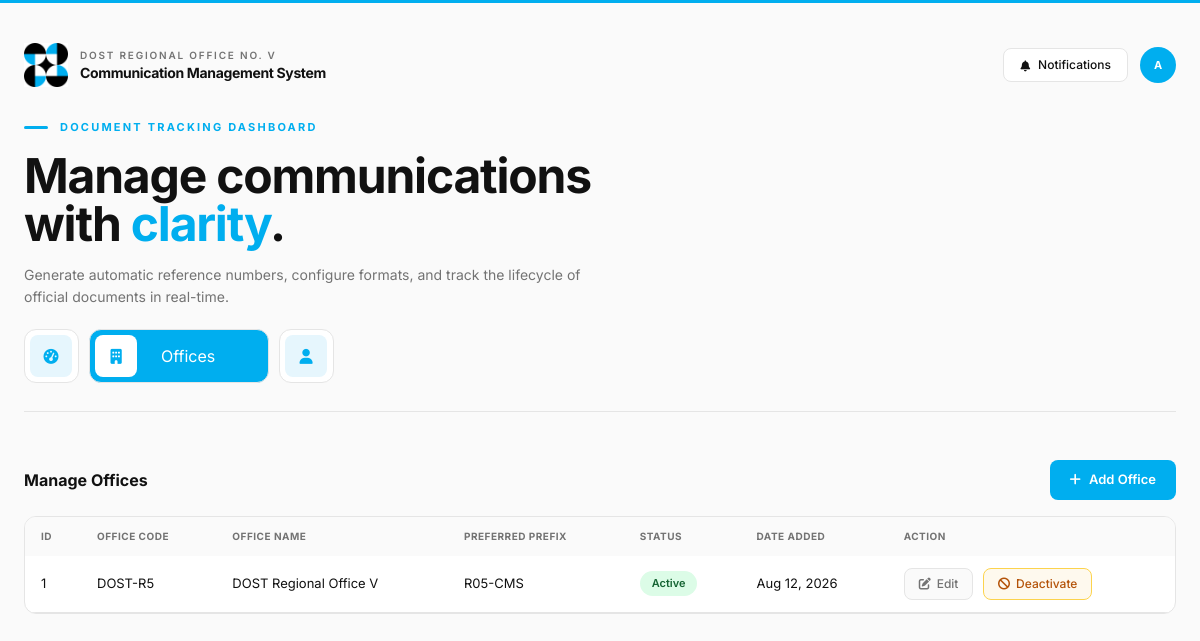
The app's page /offices.php (signed in) with its own data.
### tables this page shows
CREATE TABLE `offices` (
  `office_id` int(11) NOT NULL,
  `office_code` varchar(20) NOT NULL,
  `office_name` varchar(100) NOT NULL,
  `preferred_prefix` varchar(50) NOT NULL DEFAULT '',
  `status` enum('active','inactive') NOT NULL DEFAULT 'active',
  `created_at` timestamp NOT NULL DEFAULT current_timestamp()
);

### offices.php (the view, shortened to what this page needs)
<?php
include('config/db.php');
$result = $conn->query("SELECT office_id, office_code, office_name, preferred_prefix, status, created_at FROM offices ORDER BY office_code ASC");
?>
<!DOCTYPE html>
<html lang="en">
<head>
  <script src="https://cdn.tailwindcss.com"></script>
  <link rel="stylesheet" href="https://cdnjs.cloudflare.com/ajax/libs/font-awesome/6.4.0/css/all.min.css">
  <link rel="stylesheet" href="css/document.css">
</head>
<body>
  <div class="relative max-w-7xl mx-auto px-4 sm:px-6 py-6 sm:py-10">
<?php include('inc/header.php'); ?>
	<div class="table-section">
	  <div class="table-header">
		<h2 class="text-base font-bold">Manage Offices</h2>
		<a href="add-office.php" class="button-link"><i class="fa-solid fa-plus"></i> Add Office</a>
	  </div>
	  <div class="flat-card overflow-hidden">
		<div class="overflow-x-auto">
		<table class="user-table">
		<thead>
			<tr>
				<th>ID</th>
				<th>Office Code</th>
				<th>Office Name</th>
				<th>Preferred Prefix</th>
				<th>Status</th>
				<th>Date Added</th>
				<th>Action</th>
			</tr>
		</thead>
		<tbody>
			<?php while ($row = $result->fetch_assoc()): ?>
			<tr>
				<td><?= htmlspecialchars($row['office_id']) ?></td>
				<td><?= htmlspecialchars($row['office_code']) ?></td>
				<td><?= htmlspecialchars($row['office_name']) ?></td>
				<td><?= htmlspecialchars($row['preferred_prefix']) ?></td>
				<td><?php if ($row['status'] === 'active'): ?>
				<span class="status-active">Active</span>
				<?php else: ?>
				<span class="status-inactive">Inactive</span>
				<?php endif; ?>
				</td>
				<td><?= date("M d, Y", strtotime($row['created_at'])) ?></td>
				<td>
					<a href="edit-office.php?office_id=<?= $row['office_id'] ?>" class="btn-edit">
						<i class="fa-solid fa-pen-to-square"></i> Edit
					</a>
					<?php if ($row['status'] === 'active'): ?>
					<form method="POST" action="offices.php" class="btn-delete-form" onsubmit="return confirm('Deactivate this office? It cannot be assigned to new users.');">
						<button type="submit" class="btn-delete" style="background:#FEF9EE;color:#B45309;border-color:#FCD34D;">
							<i class="fa-solid fa-ban"></i> Deactivate
						</button>
					</form>
					<?php endif; ?>
				</td>
			</tr>
			<?php endwhile; ?>
			</tbody>
		</table>
		</div>
	  </div>
	</div>
</body>
</html>

### css/document.css (style rules this page uses)
:root { --bg: #fafafa; --surface: #FFFFFF; --ink: #111111; --muted: #737373; --line: #E5E5E5; --accent: #00aeef; --accent-hover: #0088BB; --accent-soft: #E6F6FD; --amber: #B45309; --amber-soft: #FEF9EE; --green: #15803D; --green-soft: #ECFDF5; --radius: 12px; --radius-sm: 8px; }
* { -webkit-font-smoothing: antialiased; box-sizing: border-box; margin: 0; padding: 0; }
body { font-family: 'Gotham', 'Inter', ui-sans-serif, system-ui, sans-serif; background: var(--bg); color: var(--ink); min-height: 100vh; }
.status-active { background: #DCFCE7; color: #166534; padding: 4px 12px; border-radius: 999px; font-size: 11px; font-weight: 600; display: inline-flex; align-items: center; gap: 6px; }
.flat-card { background: var(--surface); border: 1px solid var(--line); border-radius: var(--radius); transition: border-color 0.2s ease; }
.user-table { width: 100%; border-collapse: collapse; font-size: 13px; }
.user-table thead tr { text-align: left; font-size: 10px; text-transform: uppercase; letter-spacing: 0.05em; color: var(--muted); font-weight: 700; background: var(--bg); }
.user-table th { padding: 12px 16px; }
.user-table td { padding: 12px 16px; border-bottom: 1px solid var(--line); }
.user-table tbody tr { transition: background-color 0.15s ease; }
.table-section { margin-top: 20px; }
.table-section .table-header { display: flex; align-items: center; justify-content: space-between; margin-bottom: 16px; }
.button-link { display: inline-flex; align-items: center; gap: 8px; padding: 10px 20px; background: var(--accent); color: #fff; border: none; border-radius: var(--radius-sm); font-family: inherit; font-size: 13px; font-weight: 600; text-decoration: none; cursor: pointer; transition: background 0.2s ease, transform 0.1s ease; }
.btn-edit { display: inline-flex; align-items: center; gap: 6px; padding: 6px 14px; background: var(--bg); color: var(--muted); border: 1px solid var(--line); border-radius: var(--radius-sm); font-family: inherit; font-size: 12px; font-weight: 500; text-decoration: none; cursor: pointer; transition: all 0.2s ease; }
.btn-delete-form { display: inline-flex; margin-left: 6px; }
.btn-delete { display: inline-flex; align-items: center; gap: 6px; padding: 6px 14px; background: #FEE2E2; color: #B91C1C; border: 1px solid #FCA5A5; border-radius: var(--radius-sm); font-family: inherit; font-size: 12px; font-weight: 500; cursor: pointer; transition: all 0.2s ease; }

### records on screen
offices: office_id "1", office_code "DOST-R5", office_name "DOST Regional Office V", preferred_prefix "R05-CMS", status "Active", created_at "Aug 12, 2026"

### other values on screen
$initials "A"
